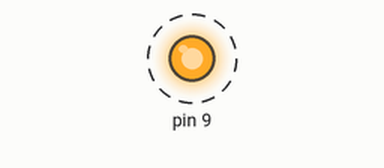
Bench run of a sketch on a simulated Arduino Uno, built for the host (arithmetic inside an expression is 32-bit, double 64-bit). Parts: output pins drawn as LEDs (lit = HIGH). Dashed ring = blinking.

Above: at 0.5 s.
Timing chart, 0 to 4.6 s (numbered marks = the images above):
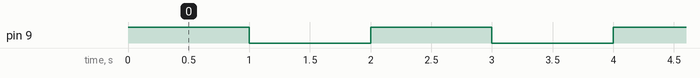

The sketch:

test_blink.ino
```cpp
// Pinout attiny84a
#define PIN_PULSADOR PIN_PB0
#define PIN_LED PIN_PB1
#define PIN_IRQ PIN_PB2
#define PIN_CSN PIN_PA7
#define PIN_MOSI PIN_PA6
#define PIN_CE PIN_PA3
#define PIN_SCK PIN_PA4
#define PIN_MISO PIN_PA5


// PIN_IRQ --> reset

void setup() {

  pinMode(PIN_LED, OUTPUT);
  pinMode(PIN_PULSADOR, INPUT_PULLUP);
}

void loop() {

  digitalWrite(PIN_LED, HIGH);
  delay(1000);
  digitalWrite(PIN_LED, LOW);
  delay(1000);
}
```

Measured:
- by itself, pin 9: alternates HIGH for 1.0 s and LOW for 1.0 s
